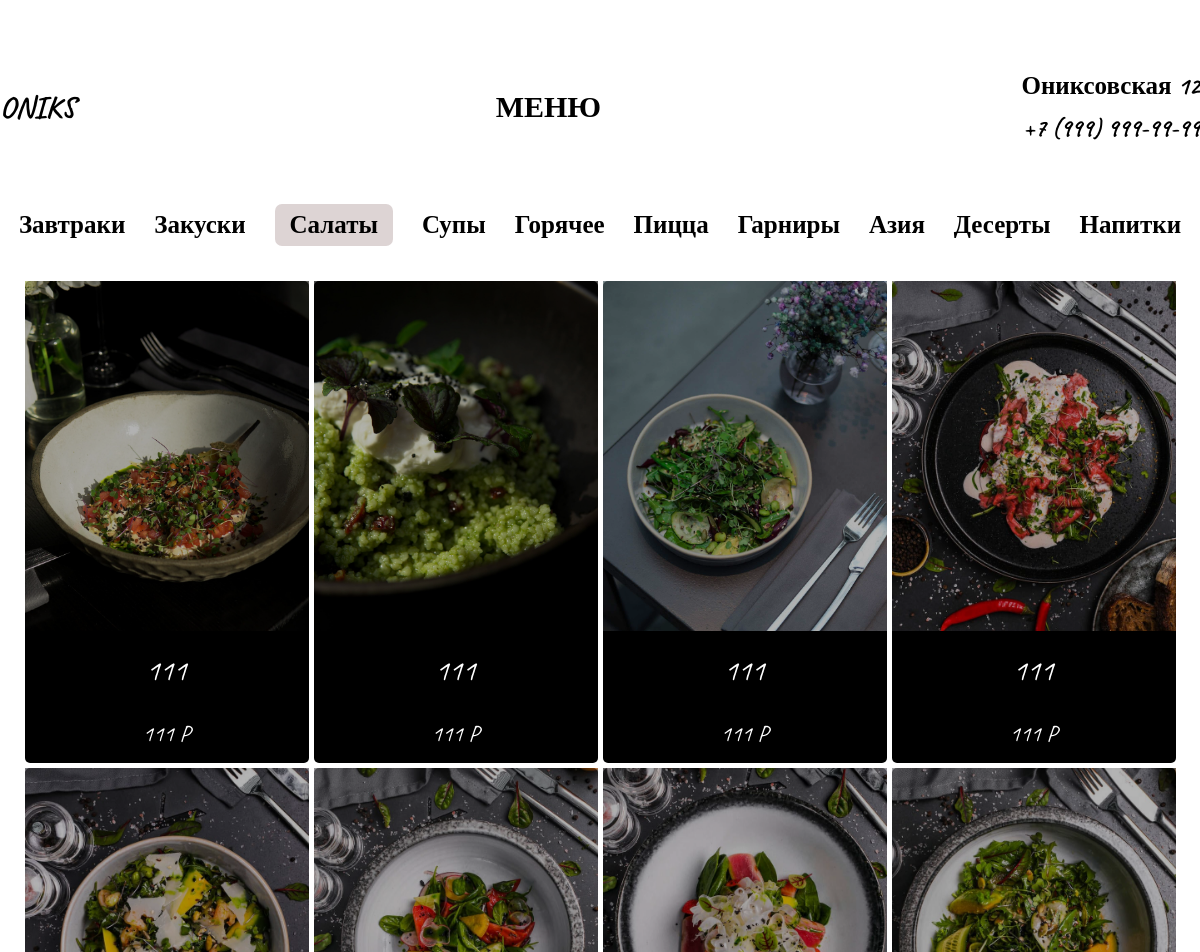
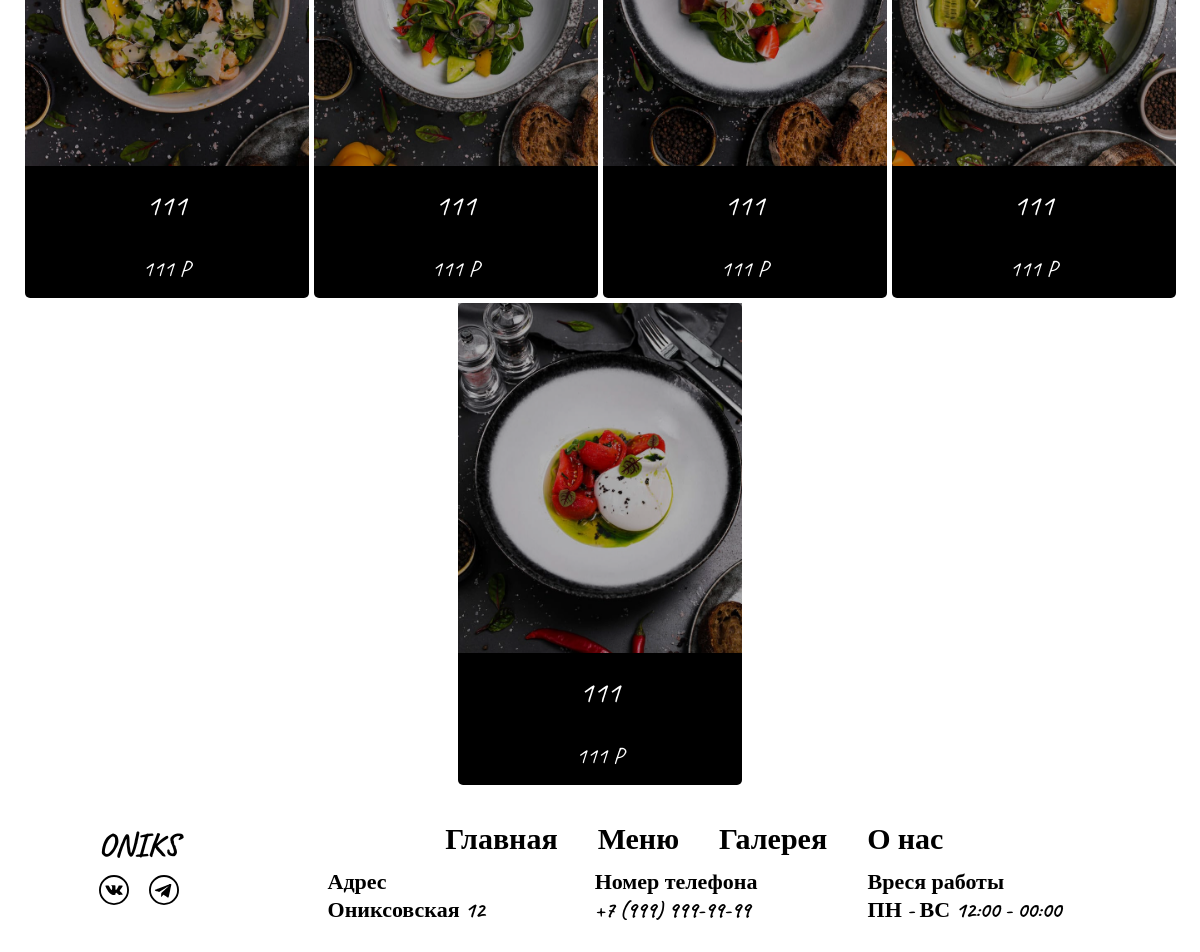
Page /menu/Salads.php on the committed database (2 pictures, top to bottom).
### tables this page shows
CREATE TABLE `menu` (
  `id` int NOT NULL,
  `Composition` text NOT NULL,
  `img` varchar(256) NOT NULL,
  `price` int NOT NULL,
  `type` varchar(256) NOT NULL
);

### menu/Salads.php (the view, shortened to what this page needs)
<!DOCTYPE html>
<html lang="ru">
<head>
    <link rel="stylesheet" href="../css/allmenu.css">
</head>
<body>
    <header>
        <div class="head-btn">
            <a href="../index.php"><div class="logo"><p>ONIKS</p></div></a>
            <div class="page"><p>МЕНЮ</p></div>
            <div class="addres"><p>Ониксовская 12</p> <p>+7 (999) 999-99-99</p></div>
        </div>
        <div class="head-menu">
            <a href="Breakfast.php">Завтраки</a>
            <a href="Snacks.php">Закуски</a>
            <a href="Salads.php" class="active-menu">Салаты</a>
            <a href="Soups.php">Супы</a>
            <a href="Hotter.php">Горячее</a>
            <a href="Pizza.php">Пицца</a>
            <a href="Side-dishes.php">Гарниры</a>
            <a href="Asia.php">Азия</a>
            <a href="Desserts.php">Десерты</a>
            <a href="Drinks.php">Напитки</a>
        </div>
    </header>
    <main>
        <div class="list-menu">
            <?
                require ("../core/bd.php");
                $serch = mysqli_fetch_all(mysqli_query($bd, "SELECT * FROM `menu` WHERE `type` LIKE 'Salads'"));
                foreach ($serch as $serch) {
                    ?>
                        <div class="menu-container">
                            <div class="img-type">
                                <img src="../img/menu/Salads/<?=$serch["2"]?>" alt="">
                            </div>
                            <div class="name-type"><p><?=$serch["1"]?></p></div>
                            <div class="price"><p><?=$serch["3"]?> P</p></div>
                        </div>
                    <?
                };
                        ?>
        </div>
    </main>
    <footer id="contacts">
        <div class="footer-left">
            <div class="logo"><h1>ONIKS</h1></div>
            <div class="social-network">
                <a href="#"><div id="vk"></div></a>
                <a href="#"><div id="tg"></div></a>
            </div>
        </div>
        <div class="footer-right">
            <div class="footer-menu">
                <div>
                    <a href="../index.php">Главная</a>
                </div>
                <div>
                    <a href="../menu.php">Меню</a>
                </div>
                <div>
                    <a href="#">Галерея</a>
                </div>
                <div>
                    <a href="../about.php">О нас</a>
                </div>
            </div>
            <div class="footer-addres">
                <p>
                    <span>Адрес</span>
                    Ониксовская 12
                </p>
                <p>
                    <span>Номер телефона</span>
                    +7 (999) 999-99-99
                </p>
                <p>
                    <span>Вреся работы</span>
                    ПН - ВС 12:00 - 00:00
                </p>
            </div>
        </div>
    </footer>
</body>
</html>

### css/allmenu.css (style rules this page uses)
* { padding: 0; margin: 0; font-family: 'Caveat', cursive; }
a { color: black; text-decoration: none; }
header,main,footer { max-width: 1500px; margin: 0 auto; }
header { margin-top: 70px; }
.head-btn { display: flex; align-items: center; justify-content: space-between; font-size: 30px; font-weight: bold; }
.active-menu { background-color: #ddd4d4; padding: 5px 15px; border-radius: 7px; }
.head-menu { margin-top: 60px; font-size: 25px; font-weight: bold; display: flex; grid-gap: 10px; align-items: center; justify-content: space-evenly; flex-wrap: wrap; }
.addres { text-align: end; font-size: 25px; }
.addres p:first-child { margin-bottom: 10px; }
main { display: flex; margin: 35px auto; }
.list-menu { display: flex; grid-gap: 5px; margin: 0 auto; justify-items: center; flex-wrap: wrap; flex-direction: row; justify-content: center; }
.menu-container { width: 284px; border-radius: 5px; background: #000000; transition: all 0.2s ease; display: flex; flex-direction: column; align-items: center; justify-content: space-between; position: relative; }
.img-type { width: 100%; }
.menu-container img { width: 100%; height: 350px; opacity: 0.7; object-fit: cover; }
.name-type { color: white; font-size: 30px; margin: 0 auto; text-align: center; padding: 15px; }
.price { color: white; font-size: 23px; margin: 0 auto; text-align: center; padding: 15px; }
footer { max-width: 1500px; margin: 35px auto 30px; display: flex; align-items: center; justify-content: space-evenly; }
.social-network { display: flex; align-items: center; justify-content: center; }
.social-network svg { margin: 10px; }
.footer-left { display: flex; flex-direction: column; align-items: center; }
.footer-menu { display: flex; align-items: center; justify-content: center; margin-bottom: 10px; flex-wrap: wrap; }
.footer-menu a { color: black; text-decoration: none; font-size: 30px; margin: 20px; transition: color 0.2s ease; font-weight: 600; }
.footer-addres { display: flex; grid-gap: 10px; align-items: center; flex-wrap: wrap; }
.footer-addres p { margin: 0 50px; font-size: 22px; font-weight: bold; display: flex; flex-direction: column; }

### rows in the picture
menu: img (picture), Composition "111", price "111"
menu: img (picture), Composition "111", price "111"
menu: img (picture), Composition "111", price "111"
menu: img (picture), Composition "111", price "111"
menu: img (picture), Composition "111", price "111"
menu: img (picture), Composition "111", price "111"
menu: img (picture), Composition "111", price "111"
menu: img (picture), Composition "111", price "111"
menu: img (picture), Composition "111", price "111"
